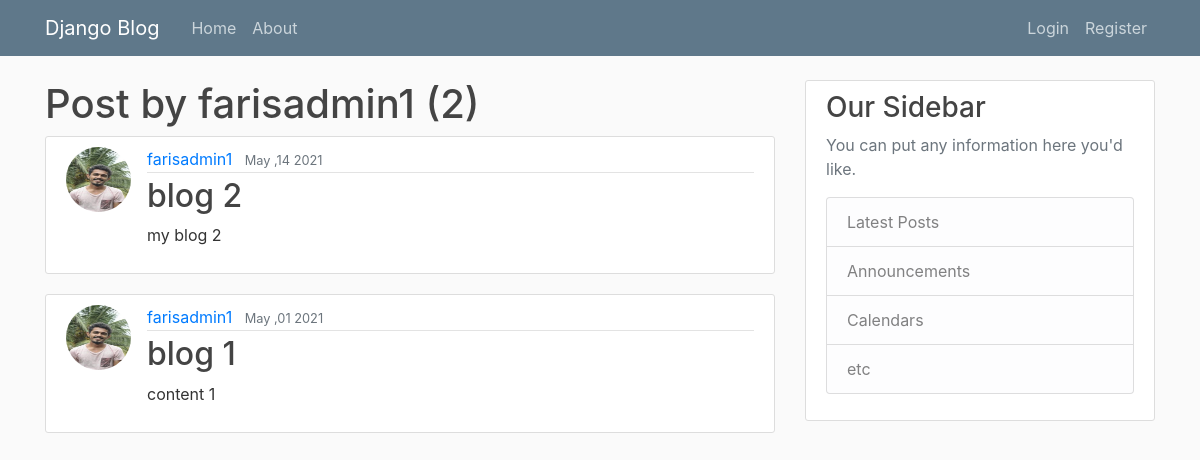
Before: /user/farisadmin1 with the older database file.
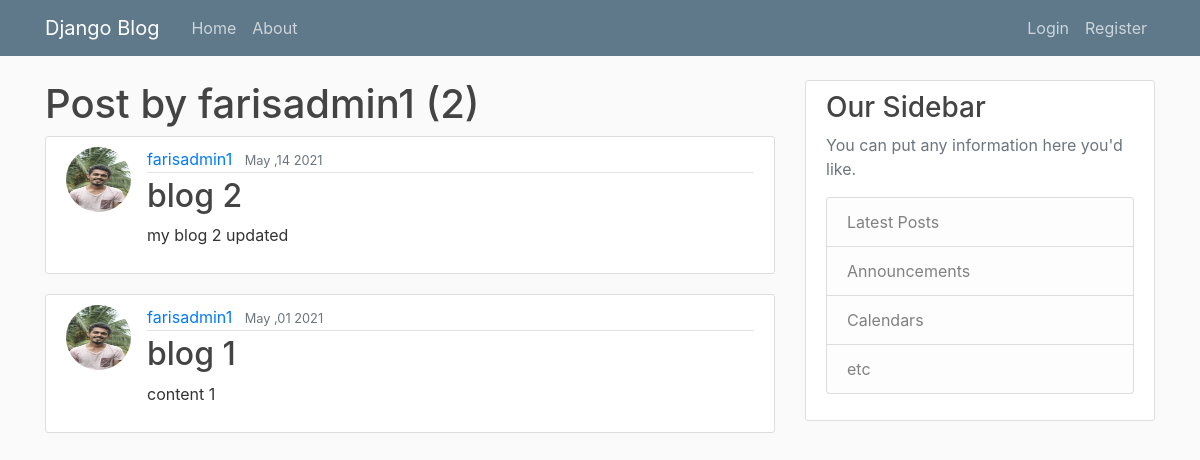
After: the same page with the newer database file.
### blog/models.py (models this page shows, shortened)
class Post(models.Model):
    title=models.CharField(max_length=100)
    content=models.TextField()
    date_posted=models.DateTimeField(default=timezone.now)
    author=models.ForeignKey(User, on_delete=models.CASCADE)

### users/models.py (models this page shows, shortened)
class Profile(models.Model):
    user = models.OneToOneField(User, on_delete=models.CASCADE)
    image = models.ImageField(default = 'default.jpg',upload_to='profile_pics')

### blog/views.py (the view)
# urls.py: path('user/<str:username>',UserPostListView.as_view(),name='user-posts'),
class UserPostListView(ListView):
    model = Post
    template_name = "blog/user_posts.html" #<app>/<module>_<view_type>.html
    context_object_name = 'posts'
    ordering = [ '-date_posted' ]
    paginate_by = 2
    def get_queryset(self):
        user = get_object_or_404(User ,username=self.kwargs.get('username'))
        return Post.objects.filter(author=user).order_by('-date_posted')

### blog/templates/blog/user_posts.html (shortened to what this page needs)
{% extends 'blog/base.html' %}
{% block  content %}
 <h1>Post by {{ view.kwargs.username }} ({{ page_obj.paginator.count }}) </h1>
    {% for  post in posts %}
     <article class="media content-section">
     <img class="rounded-circle  article-img " src="{{ post.author.profile.image.url }}" alt="not image">
        <div class="media-body">
            <div class="article-metadata">
            <a class="mr-2" href="{% url 'user-posts' post.author.username %}">{{ post.author }}</a>
            <small class="text-muted">{{ post.date_posted|date:"F ,d Y" }}</small>
            </div>
            <h2><a class="article-title" href="{% url 'post-detail' post.id %}">{{ post.title }}</a></h2>
            <p class="article-content">{{ post.content }}</p>
        </div>
     </article>
    {% endfor %}
{% endblock content %}

Changed rows visible on the page:
changed Post "blog 2": content "my blog 2" → "my blog 2 updated"
